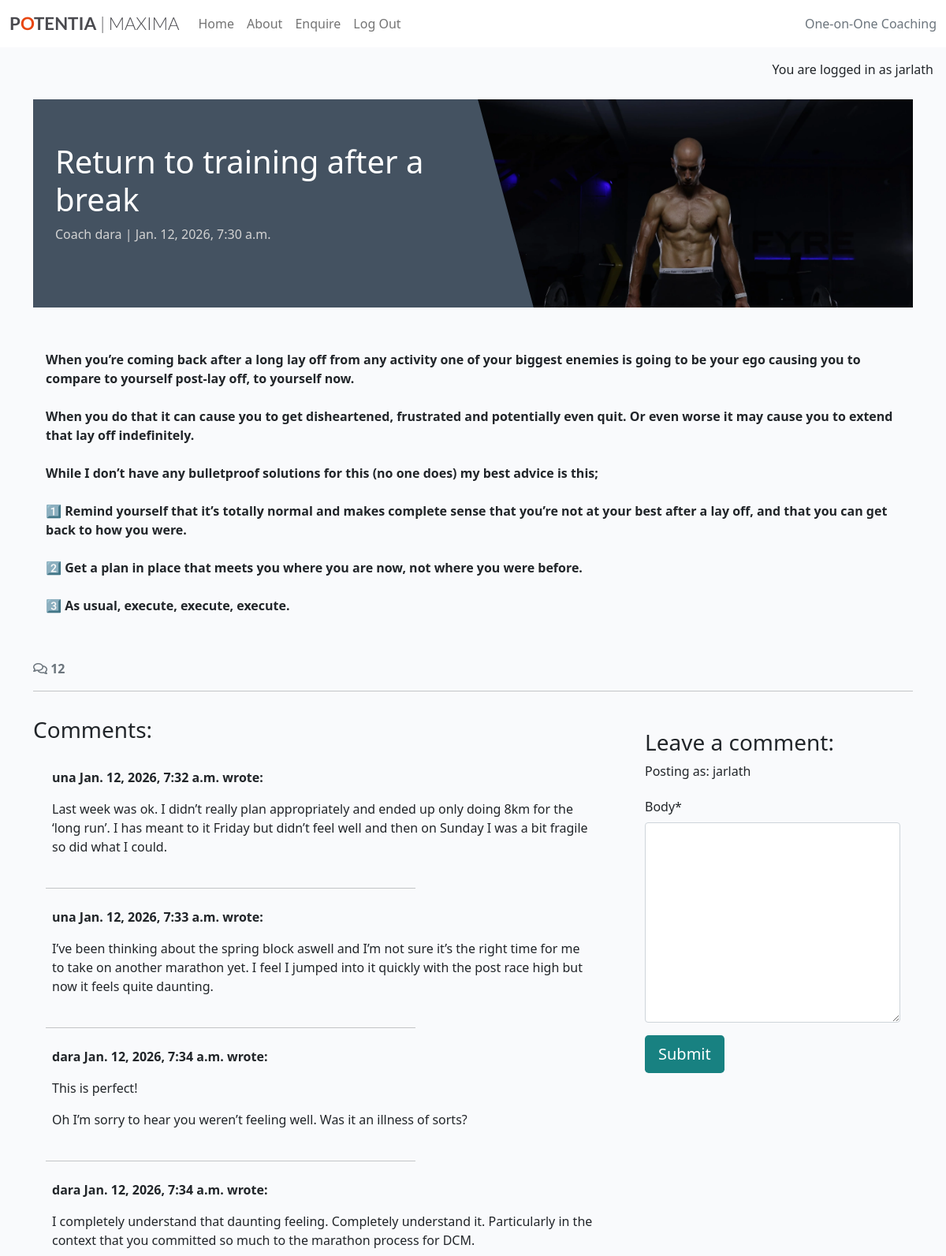
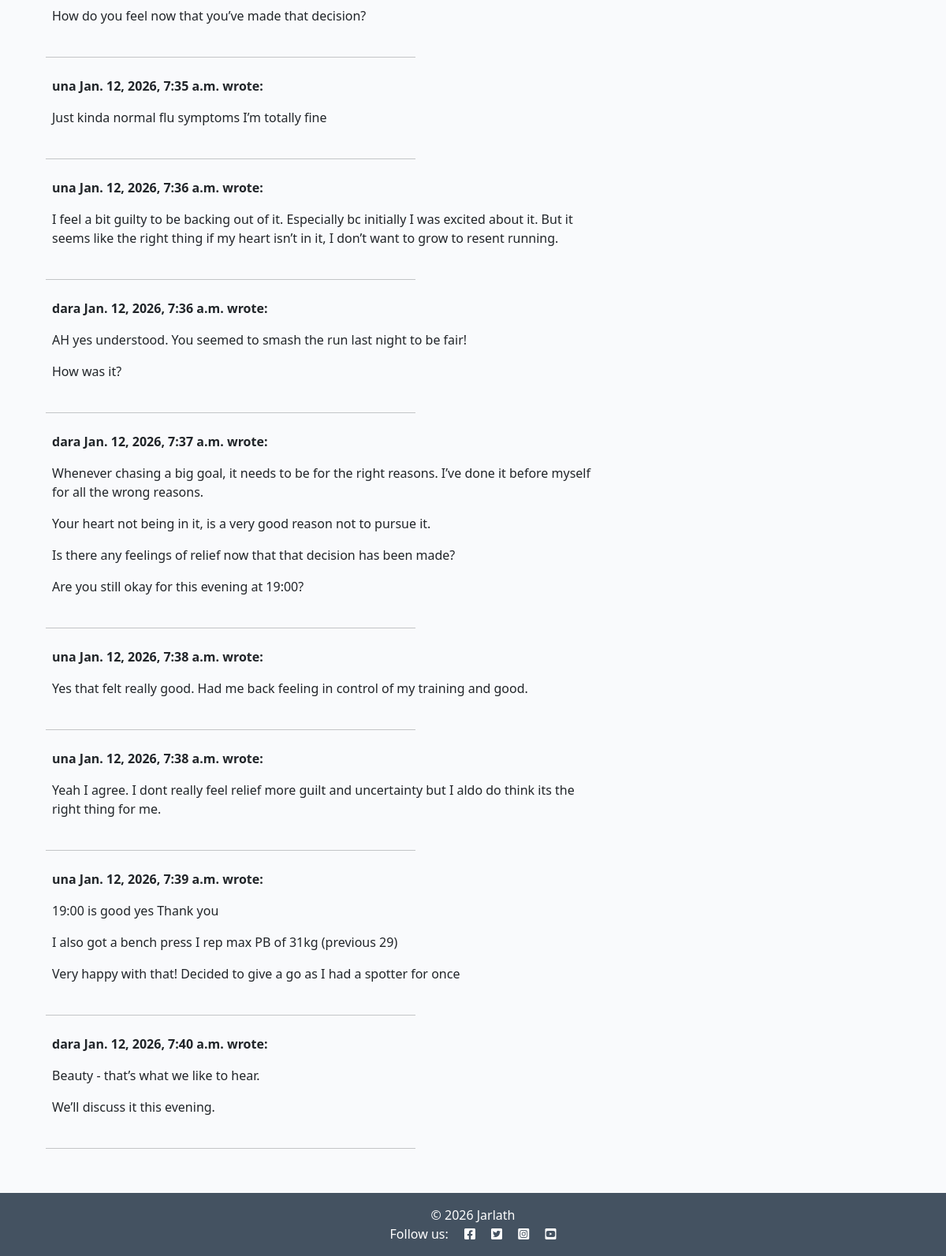
The app's page /return-to-training-after-a-break/ (signed in) with its own data (2 pictures, top to bottom).
### home/models.py (models this page shows, shortened)
class CoachingPost(models.Model):
    title = models.CharField(
        max_length=200, unique=True
    )
    slug = models.SlugField(max_length=200, unique=True)
    author = models.ForeignKey(User, on_delete=models.CASCADE)
    status = models.IntegerField(choices=STATUS, default=0)
    created_on = models.DateTimeField(auto_now_add=True)
    updated_on = models.DateTimeField(auto_now=True)
    content = models.TextField()
    excerpt = models.TextField(blank=True)
    class Meta:
        ordering = ["-created_on"]

class ProgressComment(models.Model):
    post = models.ForeignKey(
        CoachingPost,
        on_delete=models.CASCADE,
        related_name="comments",
    )
    author = models.ForeignKey(
        User,
        on_delete=models.CASCADE,
        related_name="commenter",
    )
    body = models.TextField()
    created_on = models.DateTimeField(auto_now_add=True)
    class Meta:
        ordering = ["created_on"]

### home/views.py (the view, shortened to what this page needs)
def coaching_post_detail(request, slug):
    queryset = CoachingPost.objects.filter(status=1)
    post = get_object_or_404(queryset, slug=slug)
    comments = post.comments.all().order_by("created_on")
    comment_count = post.comments.count()
    comment_form = CommentForm()
    return render(
        request,
        "home/coaching_post_detail.html",
        {
            "post": post,
            "comments": comments,
            "comment_count": comment_count,
            "comment_form": comment_form,
         },
    )

### home/forms.py
class CommentForm(forms.ModelForm):
    class Meta:
        model = ProgressComment
        fields = ('body',)

### home/templates/home/coaching_post_detail.html (shortened to what this page needs)
{% extends 'base.html' %}
{% load static %}
{% load crispy_forms_tags %}
{% block content %}
{% if user.is_authenticated %}
<div class="masthead">
    <div class="container">
        <div class="row g-0">
            <div class="col-md-6 masthead-text">
                <h1 class="post-title">{{ post.title }}</h1>
                <p class="post-subtitle">Coach {{ post.author }} | {{ post.created_on }}</p>
            </div>
            <div class="d-none d-md-block col-md-6 masthead-image">
                <img src="{% static 'images/default.webp' %}" class="scale" alt="placeholder">
            </div>
        </div>
    </div>
</div>
<div class="container">
    <div class="row">
        <div class="col card mb-4  mt-3 left  top">
            <div class="card-body">
                <p class="card-text">
                    {{ post.content | safe }}
                </p>
            </div>
        </div>
    </div>
    <div class="row">
        <div class="col-12">
            <strong class="text-secondary">
                <i class="far fa-comments"></i> {{ comment_count }}
            </strong>
        </div>
        <div class="col-12">
            <hr>
        </div>
    </div>
    <div class="row">
        <div class="col-md-8 card mb-4  mt-3 ">
            <h3>Comments:</h3>
            <div class="card-body">
                {% for comment in comments %}
                <div class="p-2 comments">
                    <p class="font-weight-bold">
                        {{ comment.author }}
                        <span class="font-weight-normal">
                            {{ comment.created_on }}
                        </span> wrote:
                    </p>
                    <div id="comment{{ comment.id }}">
                        {{ comment.body | linebreaks }}
                    </div>
                </div>
                <div class="col-md-8">
                    <hr>
                </div>
                {% endfor %}
            </div>
        </div>
        <div class="col-md-4 card mb-4 mt-3">
            <div class="card-body">
                {% if user.is_authenticated %}
                <h3>Leave a comment:</h3>
                <p>Posting as: {{ user.username }}</p>
                <form id="commentForm" method="post" style="margin-top: 1.3em;">
                    {{ comment_form | crispy }}
                    <button id="submitButton" type="submit" class="btn btn-signup btn-lg">Submit</button>
                </form>
                {% else %}
                <p>Log in to leave a comment</p>
                {% endif %}
            </div>
        </div>
    </div>
</div>
{% endif %}
{% endblock content %}

### templates/base.html (shortened to what this page needs)
{% load static %}
{% url 'home' as home_url %}
{% url 'about' as about_url %}
{% url 'enquire' as enquire_url %}
{% url 'account_signup' as signup_url %}
{% url 'account_login' as login_url %}
{% url 'account_logout' as logout_url %}
<!DOCTYPE html>
<html class="h-100" lang="en">
<head>
    <link rel="stylesheet" href="https://cdnjs.cloudflare.com/ajax/libs/font-awesome/5.15.3/css/all.min.css">
    <link href="https://cdn.jsdelivr.net/npm/bootstrap@5.0.1/dist/css/bootstrap.min.css" rel="stylesheet"
>
    <link rel="stylesheet" href="{% static 'css/style.css' %}">
</head>
<body class="d-flex flex-column h-100 main-bg">
    <nav class="navbar navbar-expand-lg navbar-light bg-white">
        <div class="container-fluid">
            <a class="navbar-brand" href="{% url 'home' %}"><span class="brand">P<span class="red-o">O</span>TENTIA<span
                        class="thin"> | MAXIMA</span></span></a>
            <div class="collapse navbar-collapse" id="navbarText">
                <ul class="navbar-nav me-auto mb-2 mb-lg-0">
                    <li class="nav-item">
                        <a class="nav-link {% if request.path == home_url %}active{% endif %}" aria-current="page"
                            href="{% url 'home' %}">Home</a>
                    </li>
                    <li class="nav-item">
                        <a class="nav-link
                {% if request.path == about_url %}active{%endif%}" aria-current="page"
                            href="{% url 'about' %}">About</a>
                    </li>
                    <li class="nav-item">
                        <a class="nav-link
                {% if request.path == enquire_url %}active{%endif%}" aria-current="page"
                            href="{% url 'enquire' %}">Enquire</a>
                    </li>
                    {% if user.is_authenticated %}
                    <li class="nav-item">
                        <a class="nav-link {% if request.path == logout_url %}active{% endif %}" aria-current="page"
                            href="{% url 'account_logout' %}">Log Out</a>
                    </li>
                    {% endif %}
                </ul>
                <span class="navbar-text text-muted">
                    One-on-One Coaching
                </span>
            </div>
        </div>
    </nav>
    <main class="flex-shrink-0 main-bg">
        {% if user.is_authenticated %}
        <p class="text-end m-3">You are logged in as {{ user }}</p>
        {% else %}
        <p class="text-end m-3">You are not logged in</p>
        {% endif %}
        {% block content %}{% endblock content %}
    </main>
    <footer class="footer mt-auto py-3 dark-bg">
        <p class="m-0 text-center text-white">
            {% block copyright %}
            &copy; 2026 Jarlath
            {% endblock copyright %}
        </p>
        <p class="m-0 text-center text-white">Follow us:
            <i class="fab fa-facebook-square ms-3"></i>
            <i class="fab fa-twitter-square ms-3"></i>
            <i class="fab fa-instagram-square ms-3"></i>
            <i class="fab fa-youtube-square ms-3"></i>
        </p>
    </footer>
</body>
</html>

### static/css/style.css (style rules this page uses)
body { background-color: #F9FAFC; }
.brand { font-family: Lato, sans-serif; font-size: 1.4rem; font-weight: 700; color: #4A4A4F; }
.red-o { color: #E84610; }
.thin { font-weight: 300; }
.dark-bg { background-color: #445261; }
.main-bg { background-color: #F9FAFC; }
.card { border: none; background-color: transparent; }
.scale { width: 100%; height: auto; }
.masthead { margin-top: 10px; overflow: hidden; position: relative; display: inline-block; height: 33vh; width: 100%; }
.masthead-text { background-color: #445261; color: white; position: relative; }
.masthead-image { position: relative; overflow: hidden; }
.masthead-image:after { content: ""; position: absolute; top: 0; right: 90%; height: 100%; width: 150%; background: #445261; -webkit-transform: skew(15deg); -moz-transform: skew(15deg); transform: skew(15deg); z-index: 100; }
.post-title { margin-top: 10%; margin-left: 5%; }
.post-subtitle { margin-left: 5%; color: lightgray; }
.btn-signup, .btn-edit { background-color: #188181; color: #fff; }
.font-weight-bold { font-weight: 700; }

### records on screen
CoachingPost: title "Return to training after a break", author "dara", created_on "Jan. 12, 2026, 7:30 a.m.", content "When you’re coming back after a long lay off from any activity one of your biggest enemies is going to be your ego causing you to compare to yourself post-lay off, to yourself now. When you do that it can cause you to get disheartened, frustrated and potentially even quit. Or even worse it may cause you to extend that lay off indefinitely. While I don’t have any bulletproof solutions for this (no one does) my best advice is this; 1️⃣ Remind yourself that it’s totally normal and makes complete sense that you’re not at your best after a lay off, and that you can get back to how you were. 2️⃣ Get a plan in place that meets you where you are now, not where you were before. 3️⃣ As usual,…"
ProgressComment: author "una", created_on "Jan. 12, 2026, 7:32 a.m.", body "Last week was ok. I didn’t really plan appropriately and ended up only doing 8km for the ‘long run’. I has meant to it Friday but didn’t feel well and then on Sunday I was a bit fragile so did what I could."
ProgressComment: author "una", created_on "Jan. 12, 2026, 7:33 a.m.", body "I’ve been thinking about the spring block aswell and I’m not sure it’s the right time for me to take on another marathon yet. I feel I jumped into it quickly with the post race high but now it feels quite daunting."
ProgressComment: author "dara", created_on "Jan. 12, 2026, 7:34 a.m.", body "This is perfect! Oh I’m sorry to hear you weren’t feeling well. Was it an illness of sorts?"
ProgressComment: author "dara", created_on "Jan. 12, 2026, 7:34 a.m.", body "I completely understand that daunting feeling. Completely understand it. Particularly in the context that you committed so much to the marathon process for DCM. How do you feel now that you’ve made that decision?"
ProgressComment: author "una", created_on "Jan. 12, 2026, 7:35 a.m.", body "Just kinda normal flu symptoms I’m totally fine"
ProgressComment: author "una", created_on "Jan. 12, 2026, 7:36 a.m.", body "I feel a bit guilty to be backing out of it. Especially bc initially I was excited about it. But it seems like the right thing if my heart isn’t in it, I don’t want to grow to resent running."
ProgressComment: author "dara", created_on "Jan. 12, 2026, 7:36 a.m.", body "AH yes understood. You seemed to smash the run last night to be fair! How was it?"
ProgressComment: author "dara", created_on "Jan. 12, 2026, 7:37 a.m.", body "Whenever chasing a big goal, it needs to be for the right reasons. I’ve done it before myself for all the wrong reasons. Your heart not being in it, is a very good reason not to pursue it. Is there any feelings of relief now that that decision has been made? Are you still okay for this evening at 19:00?"
ProgressComment: author "una", created_on "Jan. 12, 2026, 7:38 a.m.", body "Yes that felt really good. Had me back feeling in control of my training and good."
ProgressComment: author "una", created_on "Jan. 12, 2026, 7:38 a.m.", body "Yeah I agree. I dont really feel relief more guilt and uncertainty but I aldo do think its the right thing for me."
ProgressComment: author "una", created_on "Jan. 12, 2026, 7:39 a.m.", body "19:00 is good yes Thank you I also got a bench press I rep max PB of 31kg (previous 29) Very happy with that! Decided to give a go as I had a spotter for once"
ProgressComment: author "dara", created_on "Jan. 12, 2026, 7:40 a.m.", body "Beauty - that’s what we like to hear. We’ll discuss it this evening."

### other values on screen
{{ user }} "jarlath"
{{ comment_count }} "12"
{{ user.username }} "jarlath"
